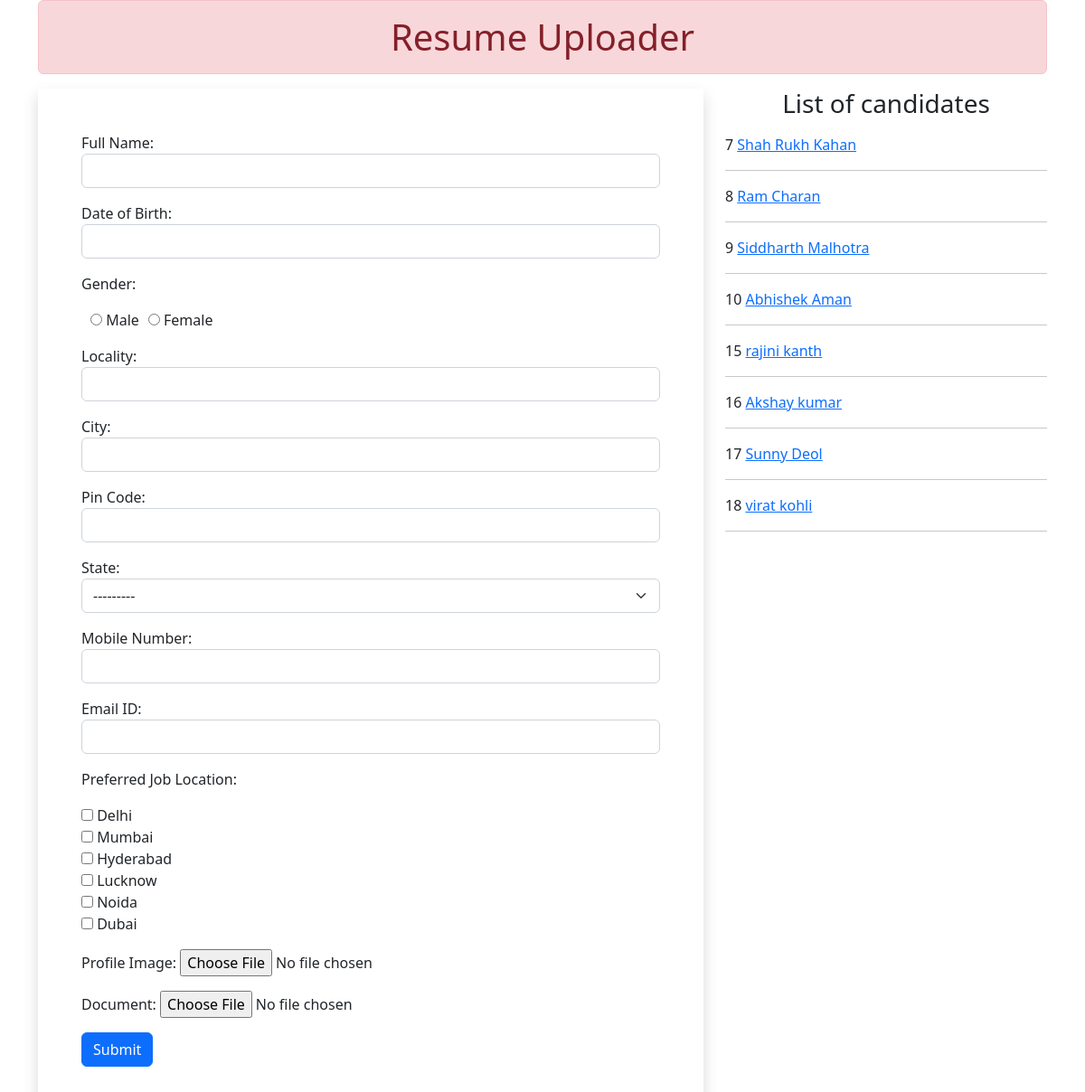
The page / on the database its author committed.
### myapp/models.py (models this page shows)
class Resume(models.Model):
    name= models.CharField(max_length=100)
    dob=models.DateField(auto_now=False,auto_now_add=False)
    gender=models.CharField(max_length=100)
    locality=models.CharField(max_length=100)
    city=models.CharField(max_length=100)
    pin=models.PositiveIntegerField()
    state=models.CharField(choices=state_choices , max_length=50)
    mobile=models.PositiveIntegerField()
    email=models.EmailField()
    job_city=models.CharField(max_length=60)
    profile_image=models.ImageField(upload_to='profileimg', blank=True)
    my_file=models.FileField(upload_to='doc',blank=True)

### myapp/views.py (the view, shortened to what this page needs)
# urls.py: path('', views.Home_view.as_view(),name='home'),
class Home_view(View):
    def get(self,request):
        form=ResumeForm()
        candidates=Resume.objects.all()
        return render(request,'myapp/home.html',{'form':form,'candidates':candidates})

### myapp/forms.py
class ResumeForm(forms.ModelForm):
    gender=forms.ChoiceField(choices=GENDER_CHOICES,widget=forms.RadioSelect)
    job_city=forms.MultipleChoiceField(label='Preferred Job Location',choices=JOB_CITY_CHOICES,widget=forms.CheckboxSelectMultiple)
    class Meta:
        model=Resume
        fields='__all__'
        labels={'name':'Full Name','dob':'Date of Birth','pin':'Pin Code','mobile':'Mobile Number','email':'Email ID','profile_image':'Profile Image','my_file':'Document'}
        widgets={
            'name':forms.TextInput(attrs={'class':'form-control'}),
            'dob':forms.DateInput(attrs={'class':'form-control','id':'datepicker'}),
            'locality':forms.TextInput(attrs={'class':'form-control'}),
            'city':forms.TextInput(attrs={'class':'form-control'}),
            'pin':forms.NumberInput(attrs={'class':'form-control'}),
            'state':forms.Select(attrs={'class':'form-select'}),
            'mobile':forms.NumberInput(attrs={'class':'form-control'}),
            'email':forms.EmailInput(attrs={'class':'form-control'}),
        }

### myapp/templates/myapp/home.html (shortened to what this page needs)
<!DOCTYPE html>
{% load static %}
<html lang="en">
<head>
    <link href="https://cdn.jsdelivr.net/npm/bootstrap@5.2.3/dist/css/bootstrap.min.css" rel="stylesheet">
<link rel="stylesheet" href="//code.jquery.com/ui/1.13.2/themes/base/jquery-ui.css">
<link rel="stylesheet" href="{% static 'myapp/css/style.css' %}">
</head>
<body>
    <div class="container mb-5">
        <h1 class=" alert alert-danger text-center" >Resume Uploader</h1>
        <div class="row">
            <div class="col-sm-8">
                <form action="" method="post" enctype="multipart/form-data" class='shadow p-5'>
                    {{form.as_p}}
                    <input type="submit" value="Submit" class='btn btn-primary'>
                </form>
            </div>
            <div class="col-sm-4">
                <h3 class="text-center mb-3">List of candidates</h3>
                {% for candidate in candidates  %}
                  {{candidate.id}} <a href="{% url 'candidate' candidate.id %}">{{candidate.name}}</a> <hr>
                {% endfor %}
            </div>
        </div>
    </div>
</body>
</html>

### myapp/static/myapp/css/style.css (style rules this page uses)
#id_gender { display: inline-flex; }
#id_gender > div { padding-left: 10px; }

### rows shown on the page
Resume: id "7", name "Shah Rukh Kahan"
Resume: id "8", name "Ram Charan"
Resume: id "9", name "Siddharth Malhotra"
Resume: id "10", name "Abhishek Aman"
Resume: id "15", name "rajini kanth"
Resume: id "16", name "Akshay kumar"
Resume: id "17", name "Sunny Deol"
Resume: id "18", name "virat kohli"
